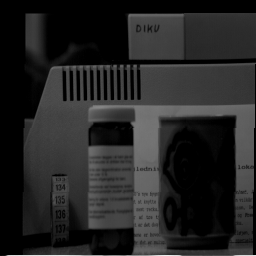
%> input picture week1/src/images/idotyl.tiff, 256 x 256 px
$ octave --eval "man_wrapper;"   (GNU Octave 9; MATLAB toolbox functions it lacks are replaced by stand-ins)
%> lines starting %> are read from the running program, lines starting %| are printed output that depends on the picture
### week1/src/man_exer.m
function man_exer(gray_reduce)
%> called with gray_reduce = 0

I = imread('./images/idotyl.tiff');
%> I is the input picture: size 256x256 uint8; min 0, max 237, mean 36.8

figure, imshow(I)
%imfinfo('./images/idotyl.tiff')

%figure, imshow(I)
%figure, imhist(I, 256)

img_min = min(min(I));
%> img_min = 0
img_max = max(max(I));
%> img_max = 237

scale = 1.0-gray_reduce

[m,n] = size(I);
%> m = 256; n = 256

% Get histogram of image, incl. bin counts
[counts, x] = imhist(I);
%> counts = 256 values, max 20640 at index 1, min 0 at index 136, mean 256; x = 256 values from 0 to 255

M = zeros(m,n);

M(:,:) = floor(I(:,:)*scale);

M_max = max(max(M))
%> M_max = 237

figure, imshow(M, colormap(gray));

imwrite(M, colormap(gray), './images/idotyl_adjusted2.tiff','tiff')

M = imread('./images/idotyl_adjusted2.tiff');
figure, imhist(M, 256)

%imfinfo('./images/idotyl_adjusted2.tiff')

end

### week1/src/man_wrapper.m
function man_wrapper
%function [ output_args ] = man_wrapper( input_args )
%man_wrapper Summary of this function goes here
%   Detailed explanation goes here

for i = 0.0:0.1:1
    man_exer(i)
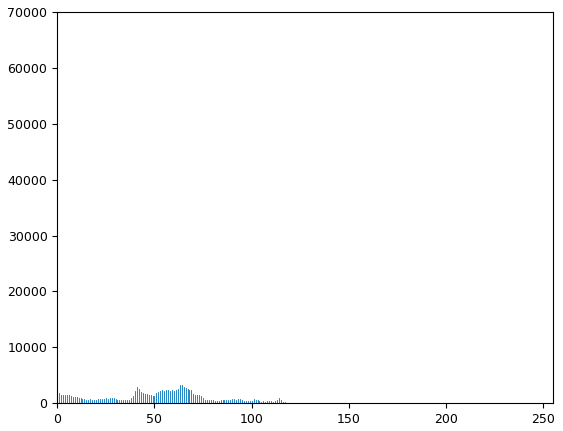
%> figure redrawn from the program's plot data; highest point at x = 0, y = 64227
%> `man_wrapper;`:
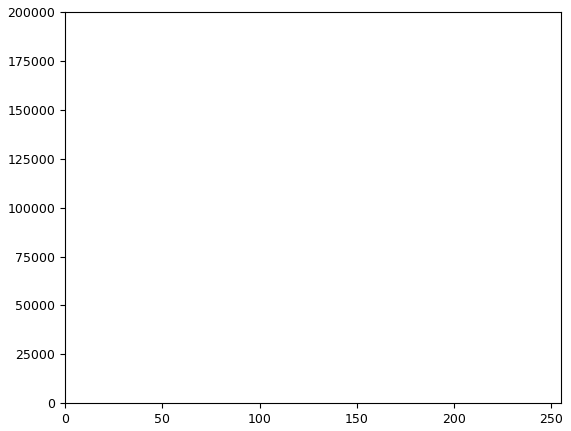
%> figure redrawn from the program's plot data; highest point at x = 0, y = 196608
end

end
